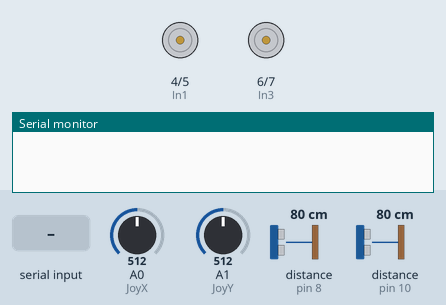
This sketch was run on a simulated Arduino Uno, built with avr-gcc and run on an emulated ATmega328P. Shown: motor-driver pin pairs drawn as motors (green arrow = first pin HIGH = forward, orange = second pin HIGH = backward, longer = more drive), the last lines printed to the serial monitor. Wiring (inferred from the names in the program): 2 × ultrasonic range finder: trigger pin 9, echo pin 8 / trigger pin 11, echo pin 10. The test bench sets the inputs (shaded band); at power-on: A0 (JoyX) = 512, A1 (JoyY) = 512, distance to the obstacle (sensors on pin 8, pin 10) 80 cm. The echo pulse lasts 58.3 µs per cm.

Above: at 1.2 s.
1.3 s: "L" received over Serial
At 2.1 s:
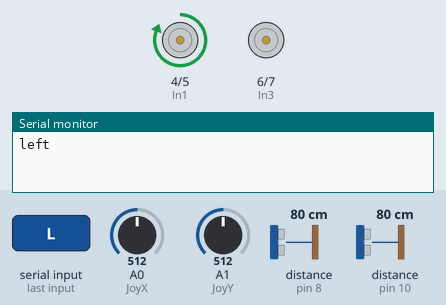
4.1 s: "R" received over Serial
At 4.9 s:
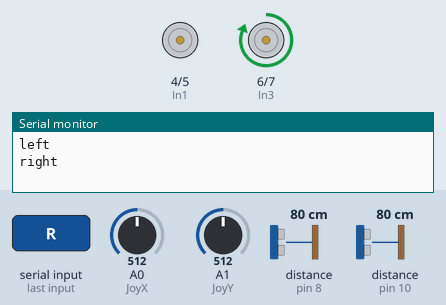
6.6 s: "B" received over Serial
At 7.0 s:
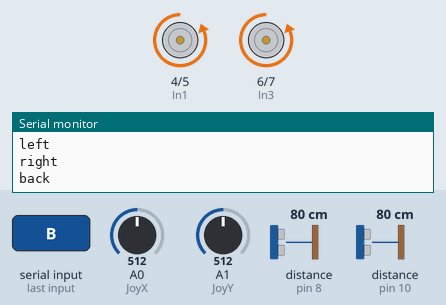
Timing chart, 0 to 9.6 s (numbered marks = the images above; inputs shaded):
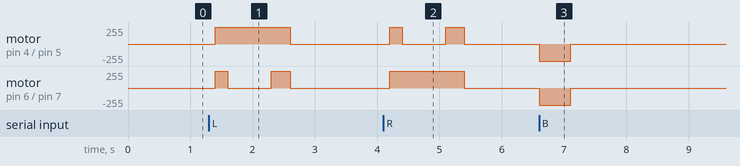

Measured:
- after the input at 1.3 s, motor on pin 4 (In1) / pin 5 (In2): stopped → forward 255/255 after 0.10 s, → stopped 1.2 s later; motor on pin 6 (In3) / pin 7 (In4): stopped → forward 255/255 after 0.10 s, → stopped 0.20 s later, → forward 255/255 0.70 s later, → stopped 0.30 s later
- after the input at 4.1 s, motor on pin 4 (In1) / pin 5 (In2): stopped → forward 255/255 after 0.10 s, → stopped 0.20 s later, → forward 255/255 0.70 s later, → stopped 0.30 s later; motor on pin 6 (In3) / pin 7 (In4): stopped → forward 255/255 after 0.10 s, → stopped 1.2 s later
- after the input at 6.6 s, motor on pin 4 (In1) / pin 5 (In2), motor on pin 6 (In3) / pin 7 (In4): stopped → backward 255/255 at once, → stopped 0.50 s later

The sketch:

Motor_blue_teeth_done.ino
```cpp
#include <Wire.h>
const byte speed = 100;
const int In1 = 4;
const int In2 = 5;
const int In3 = 6;
const int In4 = 7;

int front = 0;
int right = 0;
int left  = 0;
int back  = 0;


#define JoyX A0   // 搖桿 X 軸的接腳連接 Uno A0
#define JoyY A1   // 搖桿 Y 軸的接腳連接 Uno A1

//超音波
int trigPinF = 9;  //前方超音波觸發Trig
int echoPinF = 8;  //前方超音波觸發echo
unsigned long distanceF ; //距離cm

int trigPinB = 11; //後方超音波觸發Trig
int echoPinB = 10; //後方超音波觸發echo
unsigned long distanceB ;  //距離cm

unsigned long pingF(){
  digitalWrite(trigPinF , HIGH);  //觸發腳位高電位
  delayMicroseconds(10);   //持續5微秒
  digitalWrite(trigPinF , LOW);
  return ( pulseIn(echoPinF ,HIGH) /58); //換算成cm並回傳
}

unsigned long pingB(){
  digitalWrite(trigPinB , HIGH);  // 觸發腳位高電位
  delayMicroseconds(10); //持續5微秒
  digitalWrite(trigPinB , LOW);
  return ( pulseIn(echoPinB , HIGH) /58);  //換算成cm並回傳
}

void setup(){
  Serial.begin(38400);
  const byte speed = 50;
  pinMode(In1, OUTPUT);
  pinMode(In2, OUTPUT);
  pinMode(In3, OUTPUT);
  pinMode(In4, OUTPUT);

  //超音波
  pinMode(trigPinF,OUTPUT);
  pinMode(echoPinF,INPUT);

  pinMode(trigPinB,OUTPUT);
  pinMode(echoPinB,INPUT);
}
void loop(){
int valX = analogRead(JoyX); // Read current value of Joystick 1 X axis
int valY = analogRead(JoyY); // Read current value of Joystick 1 Y axis


//超音波
String str1 = "";

distanceF = pingF();
distanceB = pingB();

str1 = "Front="+String(distanceF)+"cm , Back=" + String(distanceB)+"cm";


while(Serial.available())
{
char c=Serial.read();
  if(c=='L')
{
     Serial.println("left");
     mstop();
     delay(100);
     mfront();
     delay(200);
     mleft();
     delay(700);
     mfront();
     delay(300);
     mstop();
}
if(c=='R')
{
     Serial.println("right");
     mstop();
     delay(100);
     mfront();
     delay(200);
     mright();
     delay(700);
     mfront();
     delay(300);
     mstop();
}
if (c=='F'){
     // 將搖桿讀取的值轉換為高低脈衝間的對應值
     Serial.println("front");
     mfront();
     delay(500);
     mstop();
  }
if (c=='B'){
     // 將搖桿讀取的值轉換為高低脈衝間的對應值
     Serial.println("back");
     mback();
     delay(500);
     mstop();
  }
if (c=='S'){
     // 將搖桿讀取的值轉換為高低脈衝間的對應值
     Serial.println("stop");
     mstop();
  }
   }

}
void mstop(){
  digitalWrite(In1, LOW);
  digitalWrite(In2, LOW);
  digitalWrite(In3, LOW);
  digitalWrite(In4, LOW);
}
void mfront(){
  analogWrite(In1, speed); // 馬達 A 的 PWM 輸出
  analogWrite(In2, speed);
  analogWrite(In3, speed); // 馬達 B 的 PWM 輸出
  analogWrite(In4, speed);
  digitalWrite(In1, HIGH);
  digitalWrite(In2, LOW);
  digitalWrite(In3, HIGH);
  digitalWrite(In4, LOW);
}
void mback(){
  analogWrite(In1, speed); // 馬達 A 的 PWM 輸出
  analogWrite(In2, speed);
  analogWrite(In3, speed); // 馬達 B 的 PWM 輸出
  analogWrite(In4, speed);
  digitalWrite(In1, LOW);
  digitalWrite(In2, HIGH);
  digitalWrite(In3, LOW);
  digitalWrite(In4, HIGH);
}
void mleft(){
  analogWrite(In1, speed); // 馬達 A 的 PWM 輸出
  analogWrite(In2, speed);
  analogWrite(In3, speed); // 馬達 B 的 PWM 輸出
  analogWrite(In4, speed);
  digitalWrite(In1, HIGH);
  digitalWrite(In2, LOW);
  digitalWrite(In3, LOW);
  digitalWrite(In4, LOW);
}
void mright(){
  analogWrite(In1, speed); // 馬達 A 的 PWM 輸出
  analogWrite(In2, speed);
  analogWrite(In3, speed); // 馬達 B 的 PWM 輸出
  analogWrite(In4, speed);
  digitalWrite(In1, LOW);
  digitalWrite(In2, LOW);
  digitalWrite(In3, HIGH);
  digitalWrite(In4, LOW);
}
```
